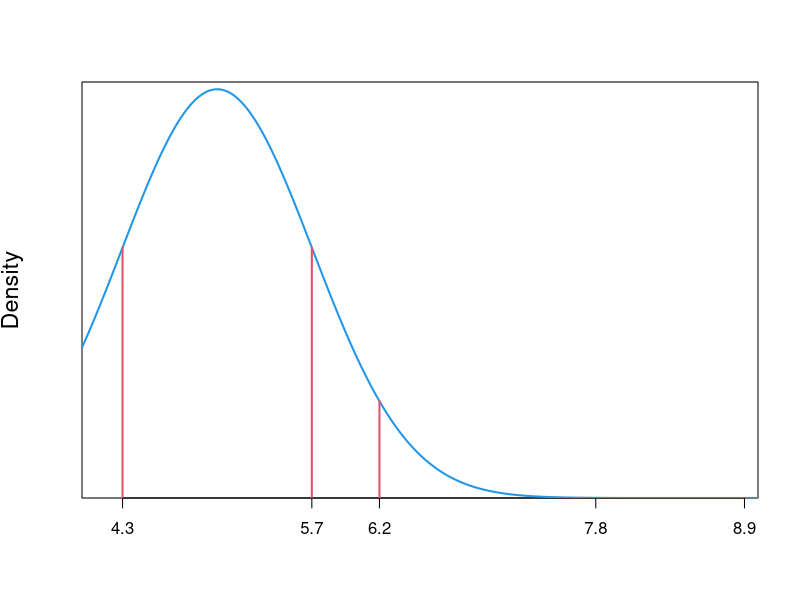
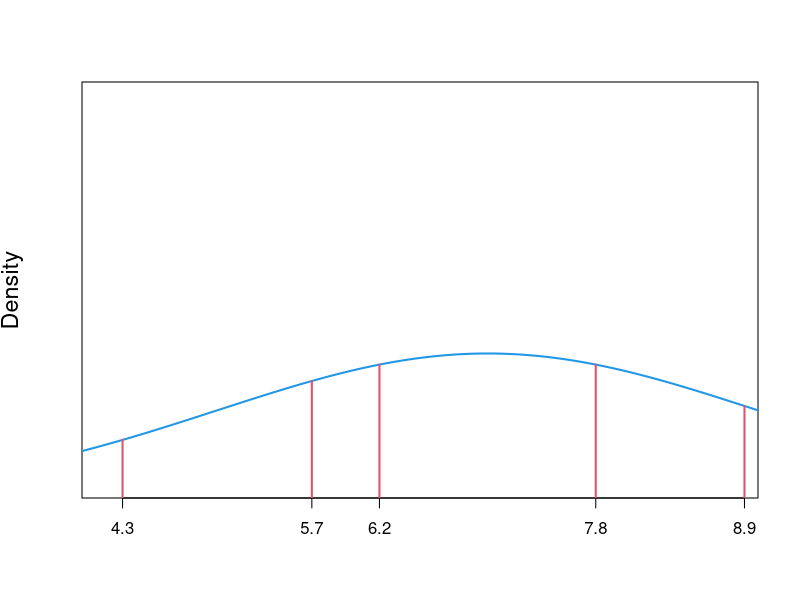
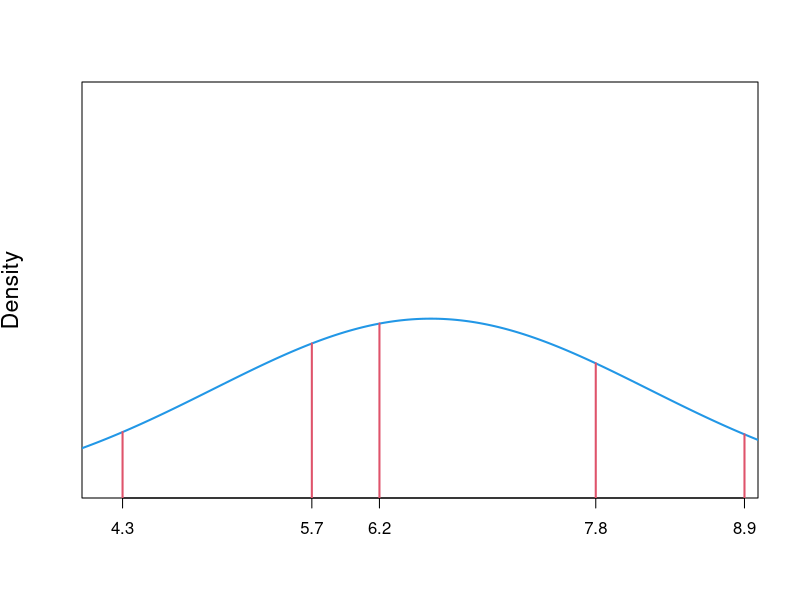

Generate these figures, in order, with R:
set.seed(5912321)

set.seed(59123800)
x=round(rnorm(5,7,2),1)
x
xx=seq(4,9,by=0.01)

plot(xx,dnorm(xx,5,sqrt(.5)),axes=F,xlim=c(4,9),pch=" ",xlab=" ",ylab="Density",
     cex.lab=1.4,ylim=c(0,dnorm(5,5,sqrt(.5))+.01),xaxs="i",yaxs="i")
axis(1,labels=x,at=x)
box()

mu=5
ss=.5
lines(xx,dnorm(xx,mu,sqrt(ss)),col=4,lwd=2)
for(i in 1:5){
  lines(c(x[i],x[i]),c(0,dnorm(x[i],mu,sqrt(ss))),col=2,lwd=2)
}
prod(dnorm(x,mu,sqrt(ss)))


#######################################################
plot(xx,dnorm(xx,5,sqrt(.5)),axes=F,xlim=c(4,9),pch=" ",xlab=" ",ylab="Density",
     cex.lab=1.4,ylim=c(0,0.01+dnorm(5,5,sqrt(.5))),xaxs="i",yaxs="i")
axis(1,labels=x,at=x)
box()
mu=7
ss=4
lines(xx,dnorm(xx,mu,sqrt(ss)),col=4,lwd=2)
for(i in 1:5){
  lines(c(x[i],x[i]),c(0,dnorm(x[i],mu,sqrt(ss))),col=2,lwd=2)
}

prod(dnorm(x,mu,sqrt(ss)))

##############################################
plot(xx,dnorm(xx,5,sqrt(.5)),axes=F,xlim=c(4,9),pch=" ",xlab=" ",ylab="Density",
     cex.lab=1.4,ylim=c(0,0.01+dnorm(5,5,sqrt(.5))),xaxs="i",yaxs="i")
axis(1,labels=x,at=x)
box()

mu=mean(x)
ss=(4/5)*sd(x)^2
lines(xx,dnorm(xx,mu,sqrt(ss)),col=4,lwd=2)
for(i in 1:5){
  lines(c(x[i],x[i]),c(0,dnorm(x[i],mu,sqrt(ss))),col=2,lwd=2)
}
prod(dnorm(x,mu,sqrt(ss)))
mu
ss
